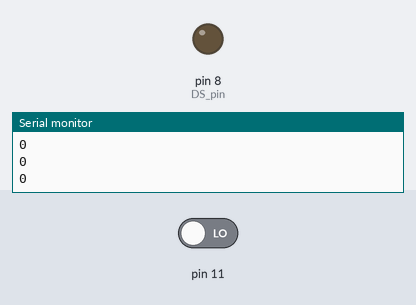
Simulated run of this sketch. Board: Arduino Uno, built with avr-gcc and run on an emulated ATmega328P. Shown: output pins drawn as LEDs (lit = HIGH), the last lines printed to the serial monitor. Inputs (shaded band) come from the test bench; at power-on: pin 11 LOW. Pins used as bus, display or sensor lines are not drawn.

Above: at 2.0 s.
At 6.2 s:
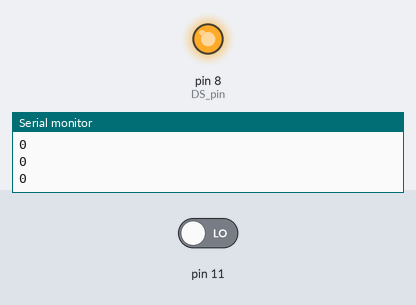
Timing chart, 0 to 11.7 s (numbered marks = the images above):
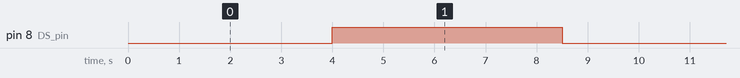

Measured:
- by itself, pin 8 (DS_pin): alternates HIGH for 4.5 s and LOW for 4.5 s

The sketch:

shift_register_sensor.ino
```cpp
#include <IRremote.h>

int DS_pin = 8;
int STCP_pin = 9;
int SHCP_pin = 10;
//IRrecv irrecv(6);
decode_results results;

void setup() {
  pinMode(DS_pin, OUTPUT);
  pinMode(STCP_pin, OUTPUT);
  pinMode(SHCP_pin, OUTPUT);
  Serial.begin(9600);
//  irrecv.enableIRIn();
  writeReg();
}
boolean registers[8];
// the loop routine runs over and over again forever:
void loop() {
  int maybe = digitalRead(11);
  Serial.println(maybe);
  // read the input on analog pin 0:
//  if (irrecv.decode(&results)) {
//    irrecv.resume(); // Receive the next value
//  }
  // print out the value you read:
  for(int i = 0; i <= 8; i++) {
    registers[i] = HIGH;
    delay(500);
    writeReg();
  }
  for(int i = 0; i <= 8; i++) {
    registers[i] = LOW;
    delay(500);
    writeReg();
  }
  delay(1);        // delay in between reads for stability
}

void writeReg() {
  digitalWrite(SHCP_pin, LOW);
  for(int i = 0; i < 8; i ++){
    digitalWrite(STCP_pin, HIGH);
    digitalWrite(DS_pin, registers[i]);
    digitalWrite(STCP_pin, LOW);
  }
  digitalWrite(SHCP_pin, HIGH);
//  if (irrecv.decode(&results)) {
  int maybe = digitalRead(11);
  Serial.println(maybe);
//    irrecv.resume(); // Receive the next value
//  }
}
```
